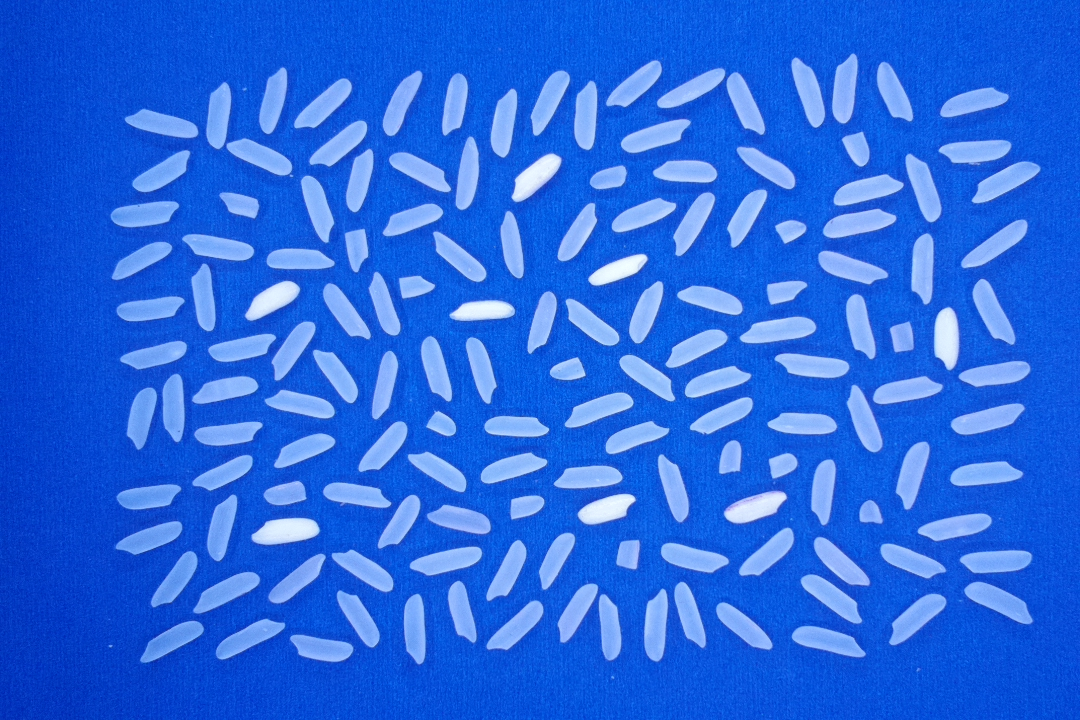
#> input picture blueBG_rice/image605.jpg, 1080 x 720 px
$ python -i stage4.py   (imports and definitions only)
#> lines starting #> are read from the running program, lines starting #| are printed output that depends on the picture; after the words box and inside, x2 and y2 are one past the last pixel; in counts of white or black regions, pixels touching at a corner belong together
#> further down, picture is the input picture: shape (720, 1080, 3); mean B, G, R 225.3, 105.3, 39.6
import cv2
import numpy as np
import matplotlib.pyplot as plt
import pandas as pd
import cv2
import numpy as np
import matplotlib.pyplot as plt
import pandas as pd

# Processig function
# [28 lines left out: functions load_image, show_pipeline, not called in this run]

def segment_rice(img,seed_ratio=0.7):
#> called with seed_ratio = 0.7
    gray = cv2.cvtColor(img, cv2.COLOR_BGR2GRAY)
    _, binary = cv2.threshold(gray,0,255,cv2.THRESH_BINARY + cv2.THRESH_OTSU)
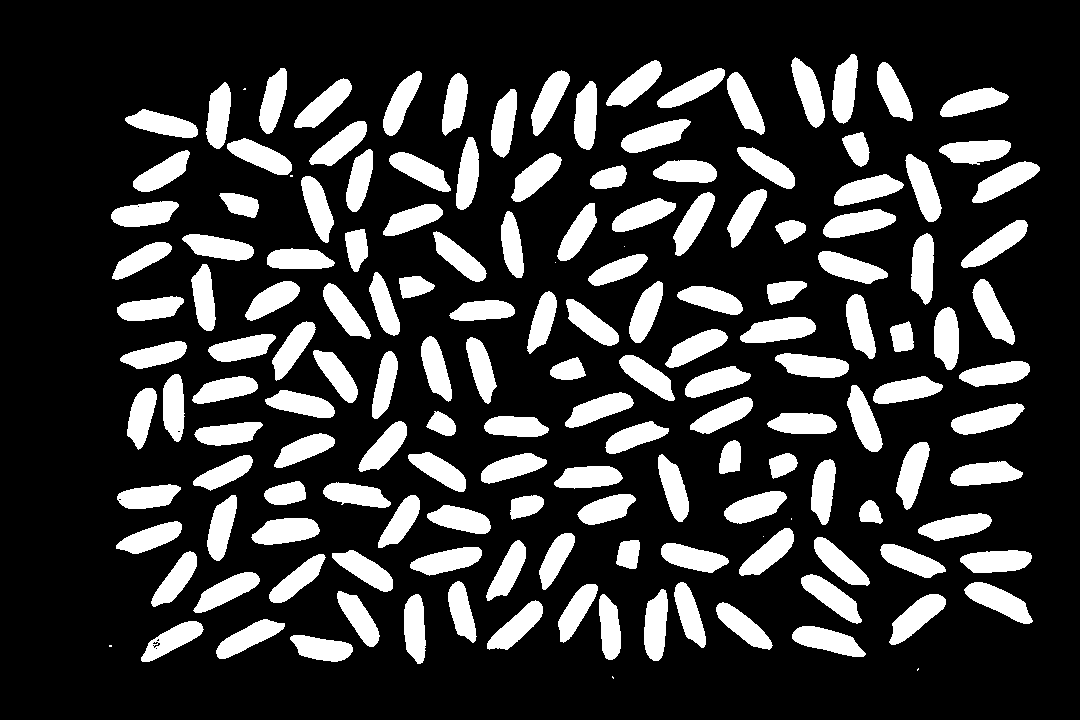
#> binary: shape (720, 1080); 21.9% white; 159 white regions (9 under 20 px), largest, box (x1, y1, x2, y2) and area: (740, 317, 816, 343) 1401, (964, 582, 1033, 624) 1385, (972, 279, 1015, 345) 1372
    mask = (binary > 0).astype(np.uint8)  #binary for distance transform
    dist = cv2.distanceTransform(mask,cv2.DIST_L2,cv2.DIST_MASK_PRECISE)
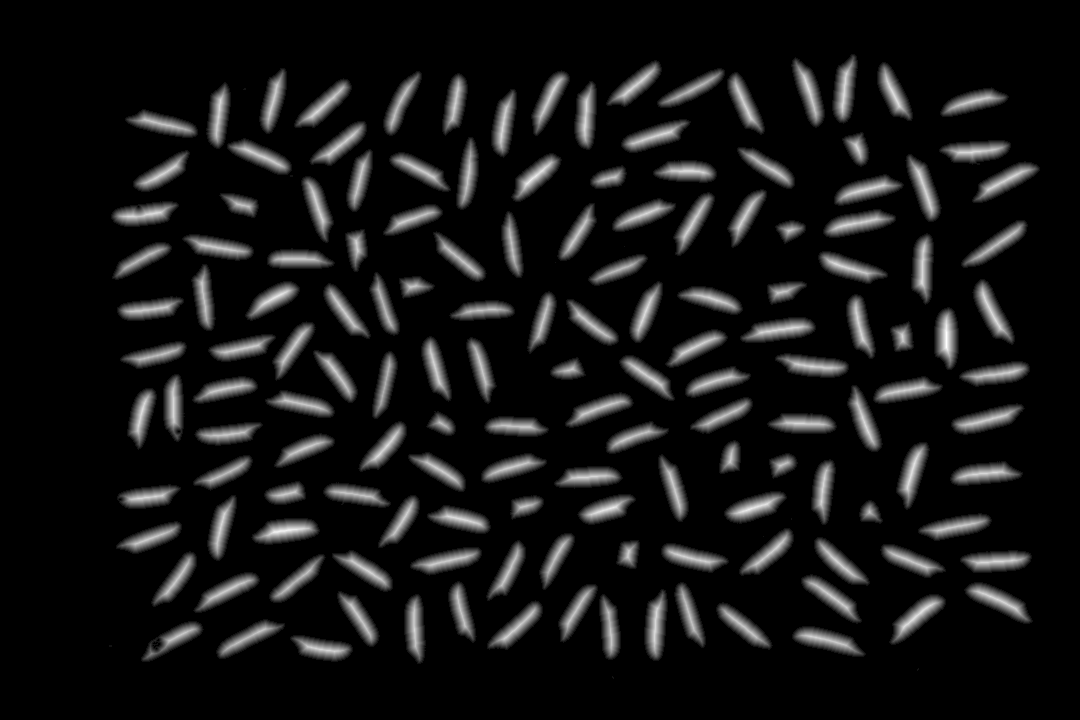
#> dist: shape (720, 1080) float32; min 0, max 13, mean 1.05; drawn with min black and max white
    seed_cutoff = seed_ratio* dist.max()#à ajuster
#> seed_cutoff = 9.1
    seeds = (dist > seed_cutoff).astype(np.uint8)
#> seeds: shape (720, 1080); values 0 (black) and 1 (white), 1.8% white; 181 white regions (41 under 20 px), largest, box (x1, y1, x2, y2) and area: (266, 527, 310, 536) 220, (943, 317, 950, 355) 215, (902, 603, 936, 631) 203
    _, markers = cv2.connectedComponents(seeds)
#> markers: shape (720, 1080) int32; 182 distinct labels, from 0 to 181
    markers = markers + 1
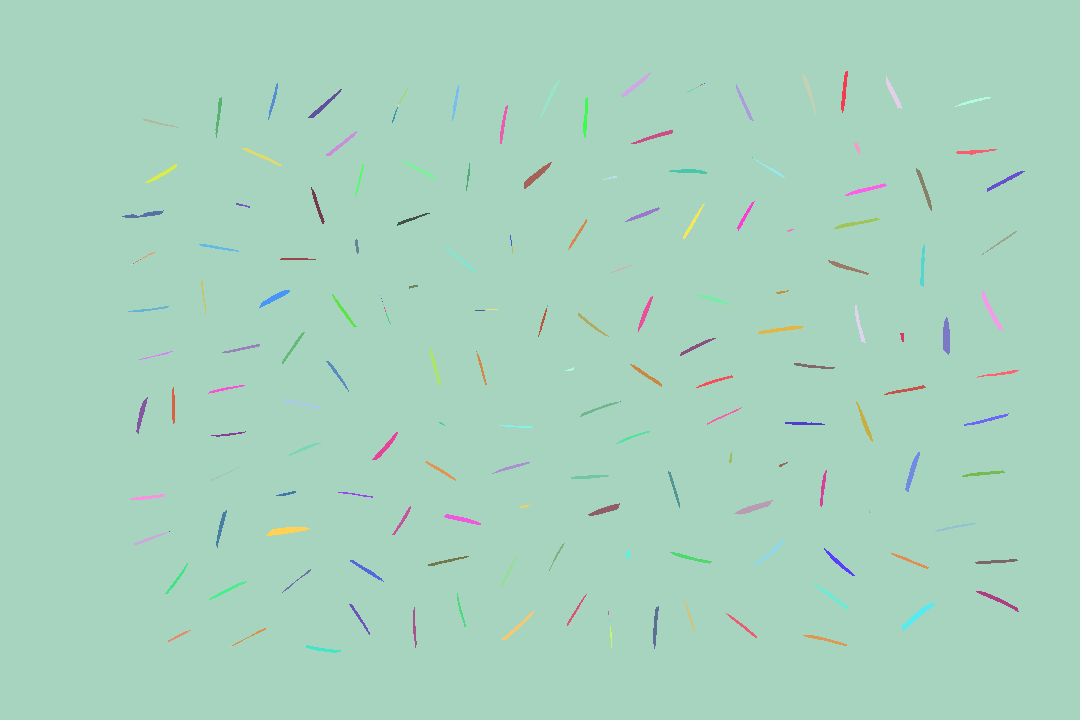
#> markers: shape (720, 1080) int32; 182 distinct labels, from 1 to 182; one colour per label, 0 black
    markers[(mask == 1) & (seeds == 0)] = 0  #zone inconnue
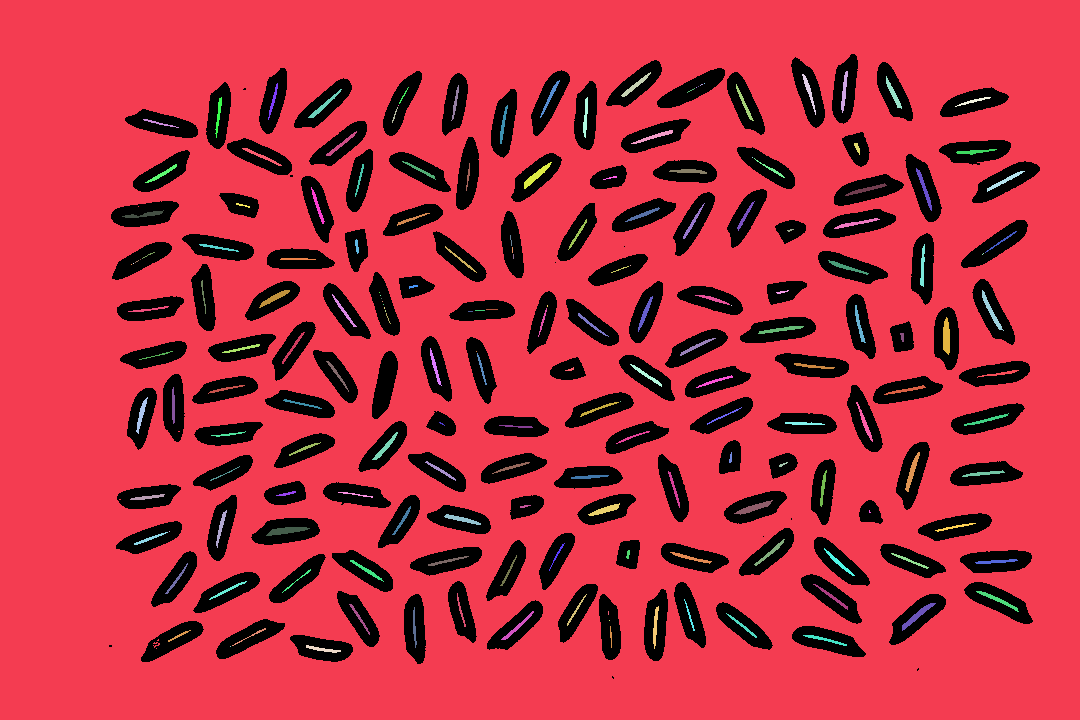
#> markers: shape (720, 1080) int32; 183 distinct labels, from 0 to 182; one colour per label, 0 black
    img_ws = img.copy()
    markers = cv2.watershed(img_ws,markers.astype(np.int32))
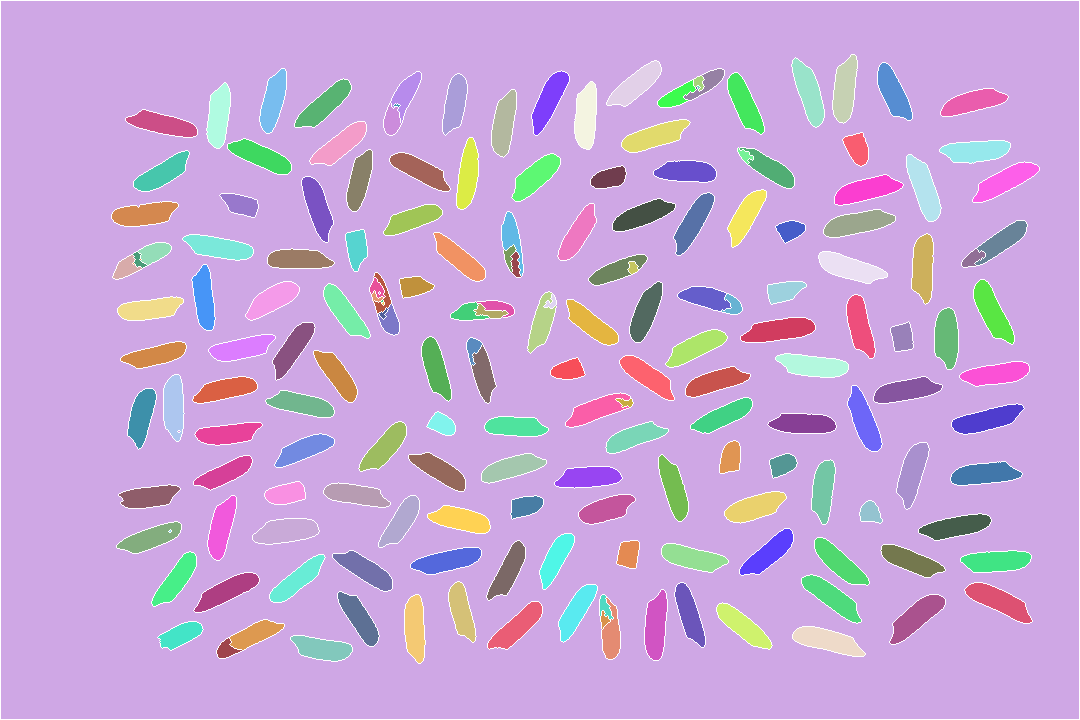
#> markers: shape (720, 1080) int32; 183 distinct labels, from -1 to 182; one colour per label, 0 black, -1 white
    #résultat
    separated = np.zeros_like(mask)
    separated[markers > 1] = 255
    return separated, dist, seeds, markers

# [64 lines left out: functions detect_contours, draw_contours, extract_features, compute_statistics, not called in this run]

def classify_grains(df, threshold=3.15):
    df["Class"] = np.where(df["Aspect_Ratio"] >= threshold,"Whole","Broken")
    return df

>>> import cv2
>>> picture = cv2.imread('../blueBG_rice/image605.jpg')
>>> result = segment_rice(picture)

$ run again, on blueBG_rice/image616.jpg
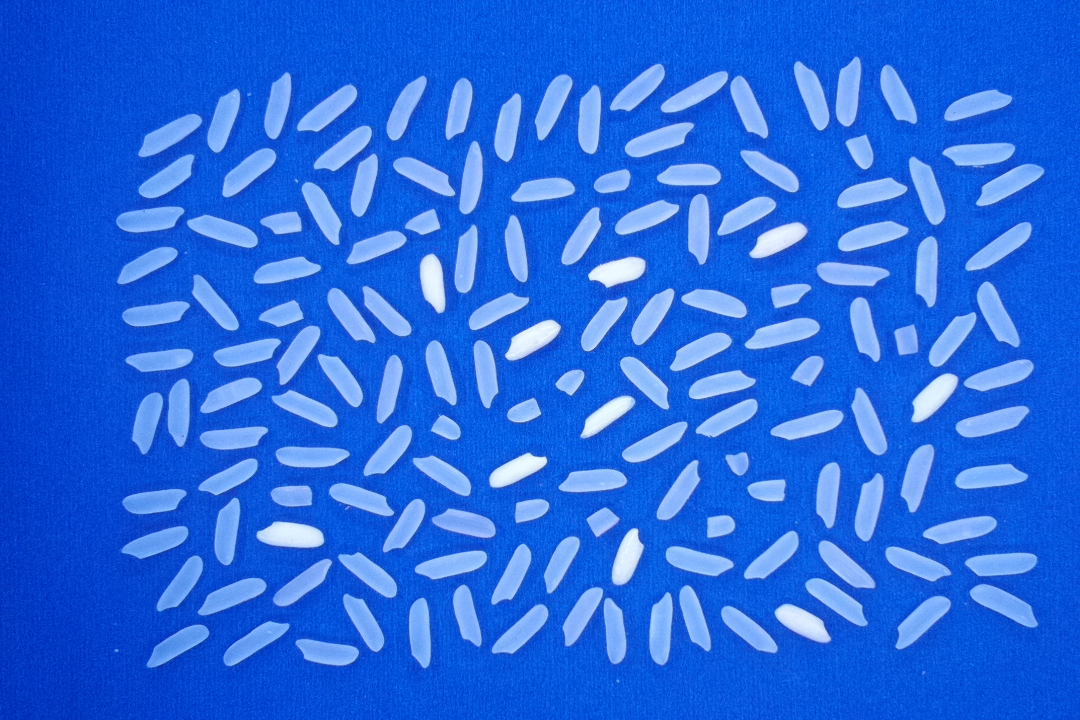
#> input picture blueBG_rice/image616.jpg, 1080 x 720 px
#> picture is the input picture: shape (720, 1080, 3); mean B, G, R 225.3, 106, 37.8
#> in segment_rice, `_, binary = cv2.threshold(gray,0,255,cv2.THRESH_BINARY + cv2.THRESH_OT..`:
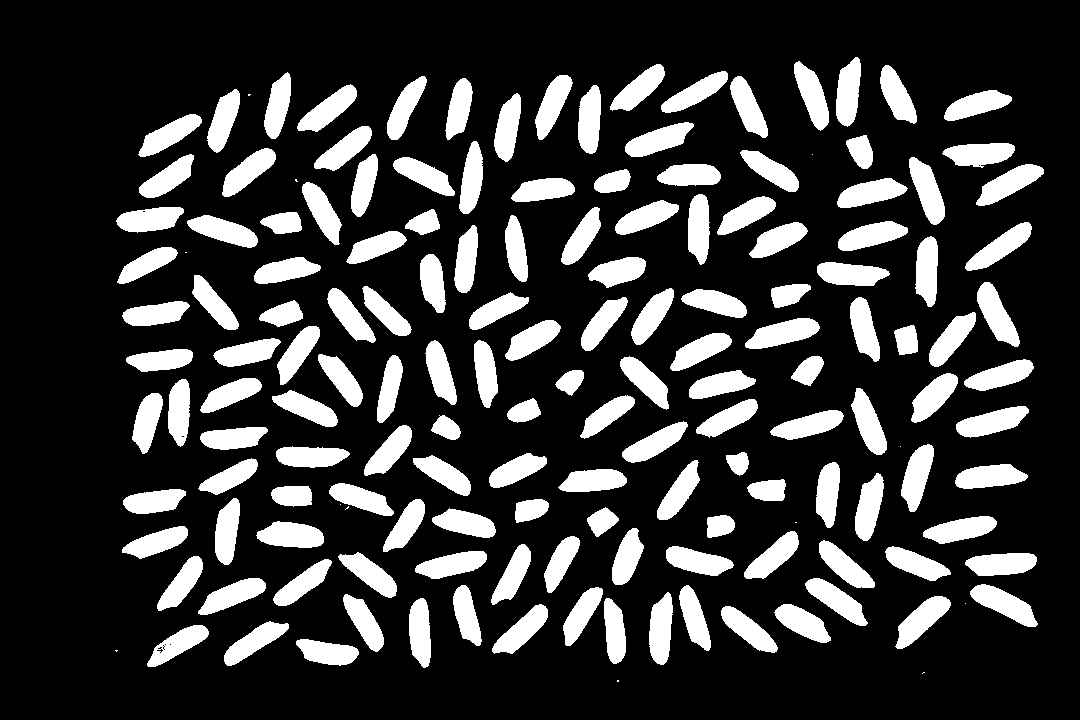
#> binary: shape (720, 1080); 21.8% white; 162 white regions (12 under 20 px), largest, box (x1, y1, x2, y2) and area: (745, 318, 820, 349) 1404, (970, 584, 1038, 627) 1386, (977, 282, 1020, 347) 1371
#> seed_cutoff = 9.1
#> seeds: shape (720, 1080); values 0 (black) and 1 (white), 1.8% white; 167 white regions (26 under 20 px), largest, box (x1, y1, x2, y2) and area: (271, 530, 315, 539) 221, (907, 605, 941, 635) 215, (922, 382, 948, 410) 209
#> in segment_rice, `markers = cv2.watershed(img_ws,markers.astype(np.int32))`:
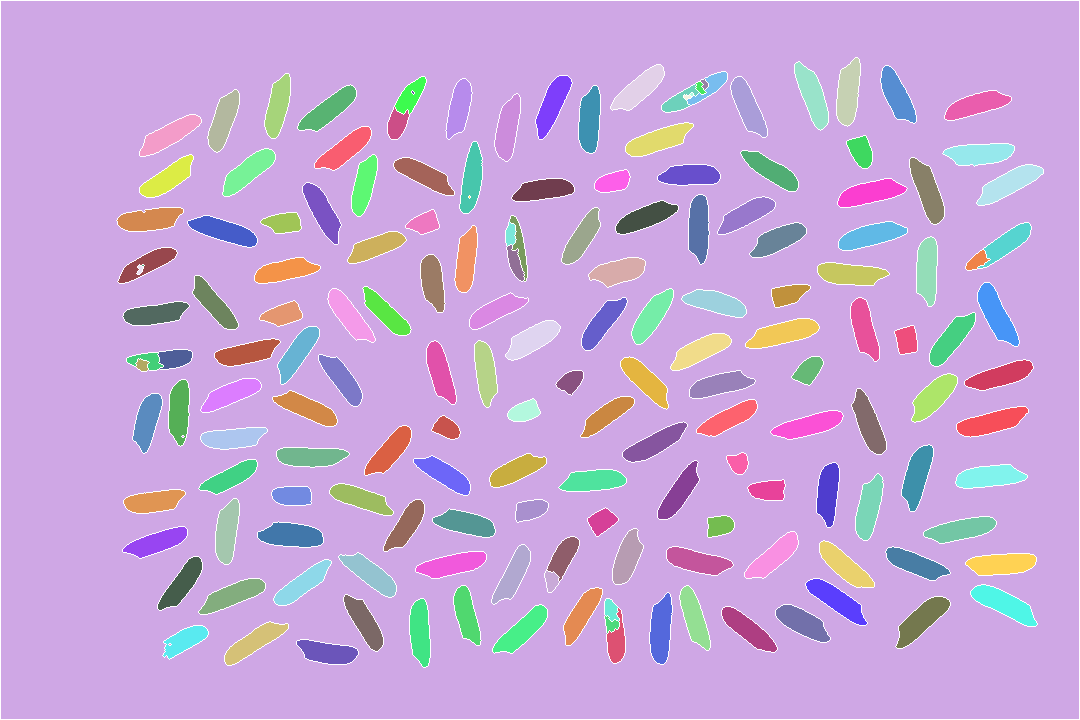
#> markers: shape (720, 1080) int32; 169 distinct labels, from -1 to 168; one colour per label, 0 black, -1 white
